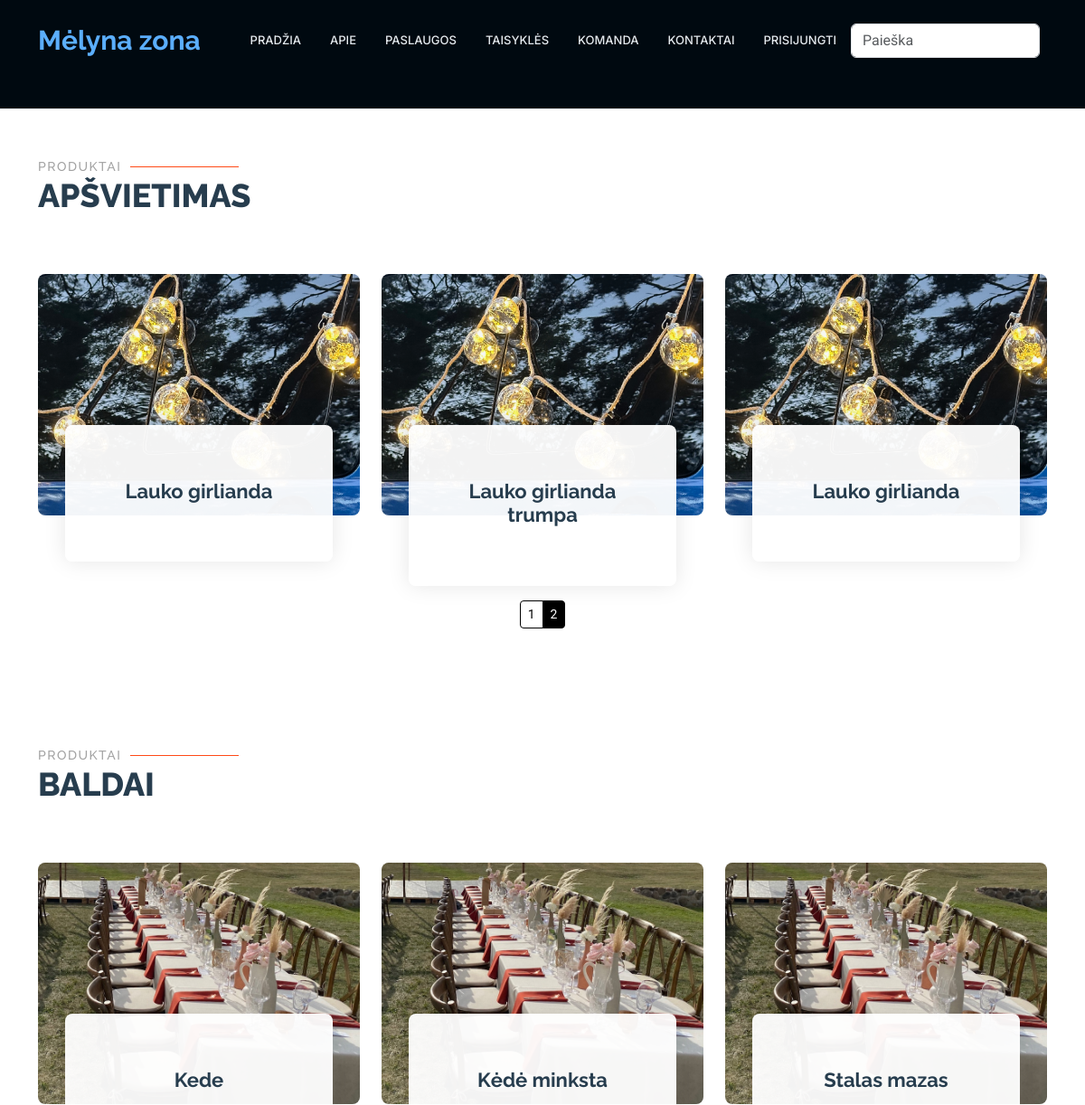
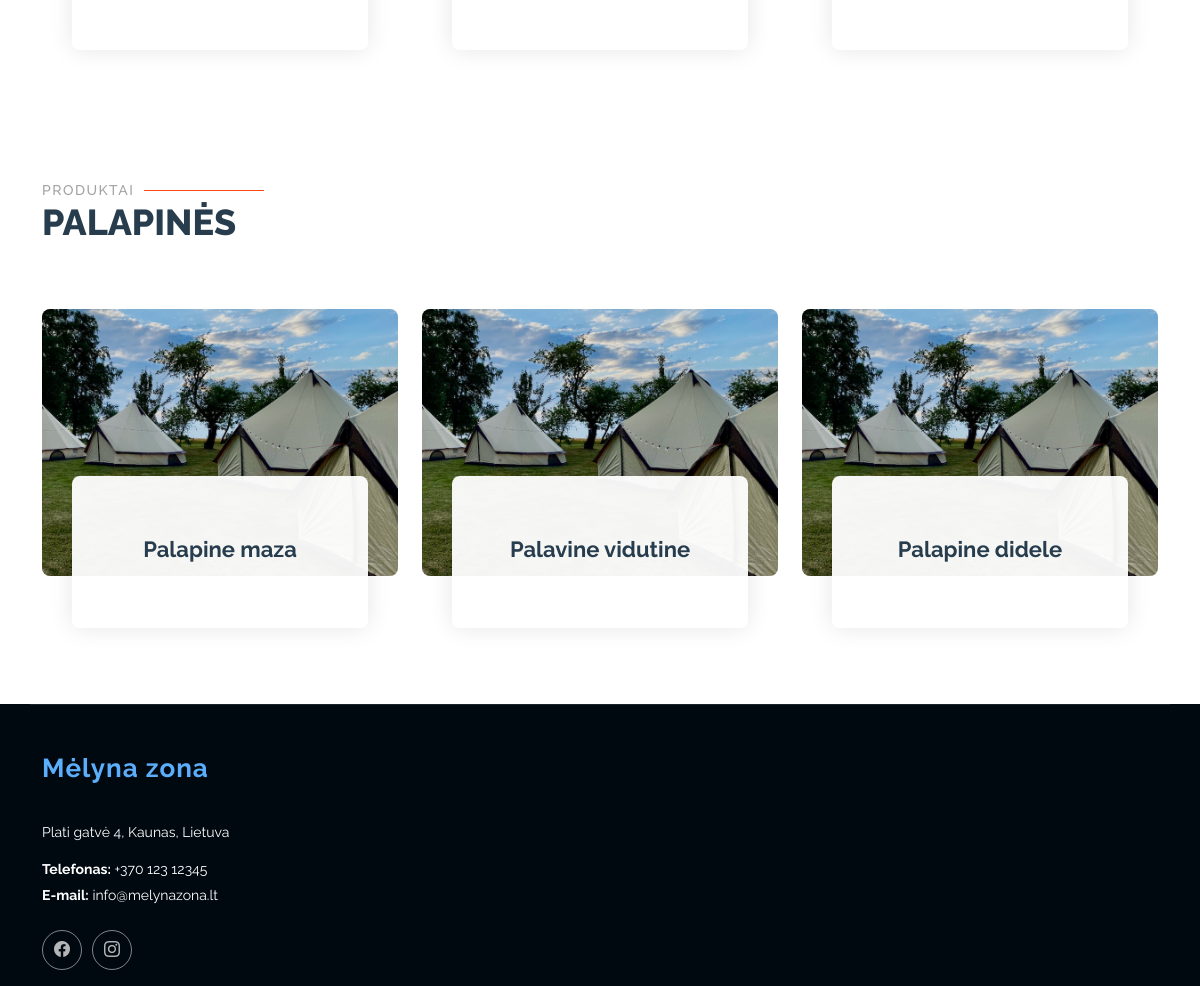
Page /rent/products/ on the committed database (2 pictures, top to bottom).
### rent/models.py (models this page shows)
class Product(models.Model):
    name = models.CharField(verbose_name="Pavadinimas", max_length=100)
    description = (models.TextField(verbose_name="Aprašymas", max_length=1000, help_text='Trumpas produkto aprašymas'))
    inv_no = models.CharField(verbose_name="Invenorizacijos numeris", max_length=100, null=True, blank=True, unique=True,
                              help_text="Veskite invenorizacijos numerį")
    quantity = models.IntegerField(verbose_name="Kiekis", null=True, blank=True, help_text="Kiekis")
    group = models. ForeignKey(to="Group", on_delete=models.SET_NULL, null=True, blank=True, verbose_name="Produktų grupės", help_text="Parinkite kokia grupei priklauso produktas")
    cover = models.ImageField(verbose_name="Paveikslėlis", upload_to='covers', null=True, blank=True)
    def __str__(self):
        return self.name
    class Meta:
        verbose_name = "Prouktas"
        verbose_name_plural = "Produktai"
        ordering = ['inv_no']

### rent/views.py (the view)
# urls.py: path("products/", products, name="products"),
def products(request):
    all_products = Product.objects.all()
    lighting_products = all_products.filter(group__name="Apšvietimas")
    furniture_products = all_products.filter(group__name="Baldai")
    tent_products = all_products.filter(group__name="Palapinės")
    lighting_paginator = Paginator(lighting_products, 3)
    furniture_paginator = Paginator(furniture_products, 3)
    tent_paginator = Paginator(tent_products, 3)
    lighting_page_number = request.GET.get('lighting_page', 1)
    furniture_page_number = request.GET.get('furniture_page', 1)
    tent_page_number = request.GET.get('tent_page', 1)
    lighting_page = lighting_paginator.get_page(lighting_page_number)
    furniture_page = furniture_paginator.get_page(furniture_page_number)
    tent_page = tent_paginator.get_page(tent_page_number)
    context = {
        'lighting_page': lighting_page,
        'furniture_page': furniture_page,
        'tent_page': tent_page,
    }
    return render(request, 'products.html', context)

### rent/templates/products.html (shortened to what this page needs)
{% extends "base2.html" %}
{% load i18n %}
{% load static %}
{% block "content" %}
<section id="lightening" class="services section">
    <div class="container section-title" data-aos="fade-up">
        <h2>Produktai</h2>
        <p>Apšvietimas<br></p>
    </div>
    <div class="container" data-aos="fade-up" data-aos-delay="100">
        <div class="row gy-5">
            {% for product in lighting_page %}
            <div class="col-lg-4 col-md-6" data-aos="zoom-in" data-aos-delay="200">
                <div class="service-item">
                    <div class="img">
                        <img src="{%static 'img/lamps.jpeg' %}" class="img-fluid" alt="">
                    </div>
                    <div class="details position-relative">
                        <a href="{% url 'product' product.pk %}" class="stretched-link">
                            <h3>{{ product }}</h3>
                        </a>
                    </div>
                </div>
            </div>
            {% endfor %}
        </div>
    </div>
    <div class="container puslapiai">
        <nav aria-label="...">
            {% if lighting_page.has_other_pages %}
            <ul class="pagination pagination-sm justify-content-center">
                {% for i in lighting_page.paginator.page_range %}
                {% if lighting_page.number == i %}
                <li class="page-item active">
                    <a class="page-link" style="background-color: white; color: black; border-color: black;"
                    >{{ i }}</a>
                </li>
                {% else %}
                <li class="page-item">
                    <a class="page-link" style="background-color: black; color: white; border-color: black;"
                       href="?lighting_page={{ i }}#lighting">{{ i }}</a>
                </li>
                {% endif %}
                {% endfor %}
            </ul>
            {% endif %}
        </nav>
    </div>
</section>
<section id="furniture" class="services section">
    <div class="container section-title" data-aos="fade-up">
        <h2>Produktai</h2>
        <p>Baldai<br></p>
    </div>
    <div class="container" data-aos="fade-up" data-aos-delay="100">
        <div class="row gy-5">
            {% for product in furniture_page %}
            <div class="col-lg-4 col-md-6" data-aos="zoom-in" data-aos-delay="200">
                <div class="service-item">
                    <div class="img">
                        <img src="{%static 'img/furniture.jpeg' %}" class="img-fluid" alt="">
                    </div>
                    <div class="details position-relative">
                        <a href="{% url 'product' product.pk %}" class="stretched-link">
                            <h3>{{ product }}</h3>
                        </a>
                    </div>
                </div>
            </div>
            {% endfor %}
        </div>
    </div>
</section>
<section id="tent" class="services section">
    <div class="container section-title" data-aos="fade-up">
        <h2>Produktai</h2>
        <p>Palapinės<br></p>
    </div>
    <div class="container" data-aos="fade-up" data-aos-delay="100">
        <div class="row gy-5">
            {% for product in tent_page %}
            <div class="col-lg-4 col-md-6" data-aos="zoom-in" data-aos-delay="200">
                <div class="service-item">
                    <div class="img">
                        <img src="{%static 'img/tent.jpeg' %}" class="img-fluid" alt="">
                    </div>
                    <div class="details position-relative">
                        <a href="{% url 'product' product.pk %}" class="stretched-link">
                            <h3>{{ product }}</h3>
                        </a>
                    </div>
                </div>
            </div>
            {% endfor %}
        </div>
    </div>
</section>
{% endblock %}

### rent/static/css/main.css (style rules this page uses)
:root { --default-font: "Roboto", system-ui, -apple-system, "Segoe UI", Roboto, "Helvetica Neue", Arial, "Noto Sans", "Liberation Sans", sans-serif, "Apple Color Emoji", "Segoe UI Emoji", "Segoe UI Symbol", "Noto Color Emoji"; --heading-font: "Raleway", sans-serif; --nav-font: "Inter", sans-serif; }
:root { --background-color: #ffffff; --default-color: #444444; --heading-color: #273d4e; --accent-color: #ff4a17; --surface-color: #ffffff; --contrast-color: #ffffff; }
:root { --nav-color: #e5eaee; --nav-hover-color: #ff4a17; --nav-mobile-background-color: #ffffff; --nav-dropdown-background-color: #ffffff; --nav-dropdown-color: #444444; --nav-dropdown-hover-color: #ff4a17; }
:root { scroll-behavior: smooth; }
body { color: var(--default-color); background-color: var(--background-color); font-family: var(--default-font); }
a { color: var(--accent-color); text-decoration: none; transition: 0.3s; }
h1, h2, h3, h4, h5, h6 { color: var(--heading-color); font-family: var(--heading-font); }
section, .section { color: var(--default-color); background-color: var(--background-color); padding: 60px 0; scroll-margin-top: 90px; overflow: clip; }
.section-title { padding-bottom: 60px; position: relative; }
.section-title h2 { font-size: 14px; font-weight: 500; padding: 0; line-height: 1px; margin: 0; letter-spacing: 1.5px; text-transform: uppercase; color: color-mix(in srgb, var(--default-color), transparent 50%); position: relative; }
.section-title h2::after { content: ""; width: 120px; height: 1px; display: inline-block; background: var(--accent-color); margin: 4px 10px; }
.section-title p { color: var(--heading-color); margin: 0; font-size: 36px; font-weight: 800; text-transform: uppercase; font-family: var(--heading-font); }
.services .img { border-radius: 8px; overflow: hidden; }
.services .img img { transition: 0.6s; }
.services .details { background: color-mix(in srgb, var(--surface-color), transparent 5%); padding: 50px 30px; margin: -100px 30px 0 30px; transition: all ease-in-out 0.3s; position: relative; text-align: center; border-radius: 8px; box-shadow: 0px 0 25px rgba(0, 0, 0, 0.1); }
.services .details h3 { font-weight: 700; margin: 10px 0 15px 0; font-size: 22px; transition: ease-in-out 0.3s; }

### rows in the picture
Product: name "Lauko girlianda"
Product: name "Lauko girlianda trumpa"
Product: name "Lauko girlianda"
Product: name "Kede"
Product: name "Kėdė minksta"
Product: name "Stalas mazas"
Product: name "Palapine maza"
Product: name "Palavine vidutine"
Product: name "Palapine didele"

### other values in the picture
{{ i }} "1"
{{ i }} "2"
